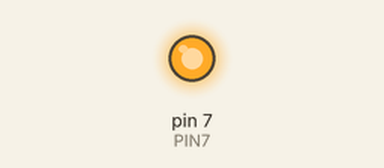
The sketch below on a simulated Arduino Uno, built with avr-gcc and run on an emulated ATmega328P. Shown: output pins drawn as LEDs (lit = HIGH). At 2.0 s the program stops and its outputs stay as they are.

Above: at 0.5 s.
At 1.85 s:
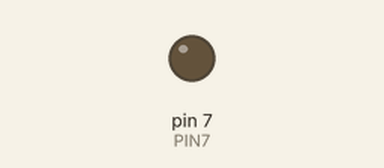
Timing chart, 0 to 3.0 s (numbered marks = the images above):
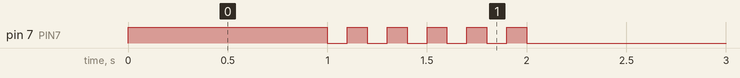

Measured:
- by itself, pin 7 (PIN7): repeats every 0.20 s: LOW 0.10 s, HIGH 0.10 s, until it stays LOW from 2.0 s

The sketch:

05_practice_2.ino
```cpp
#define PIN7 7
int i=0;
void setup() {
  pinMode(PIN7, OUTPUT);
}
void loop() {
  digitalWrite(PIN7, HIGH);
  delay(1000);

  while(1){
  if (i<5) {
  digitalWrite(PIN7, LOW);
  delay(100);
  digitalWrite(PIN7, HIGH);
  delay(100);
  i+=1;
  }
  else{
    digitalWrite(PIN7,LOW);
  }
} // infinite loop
}
```
